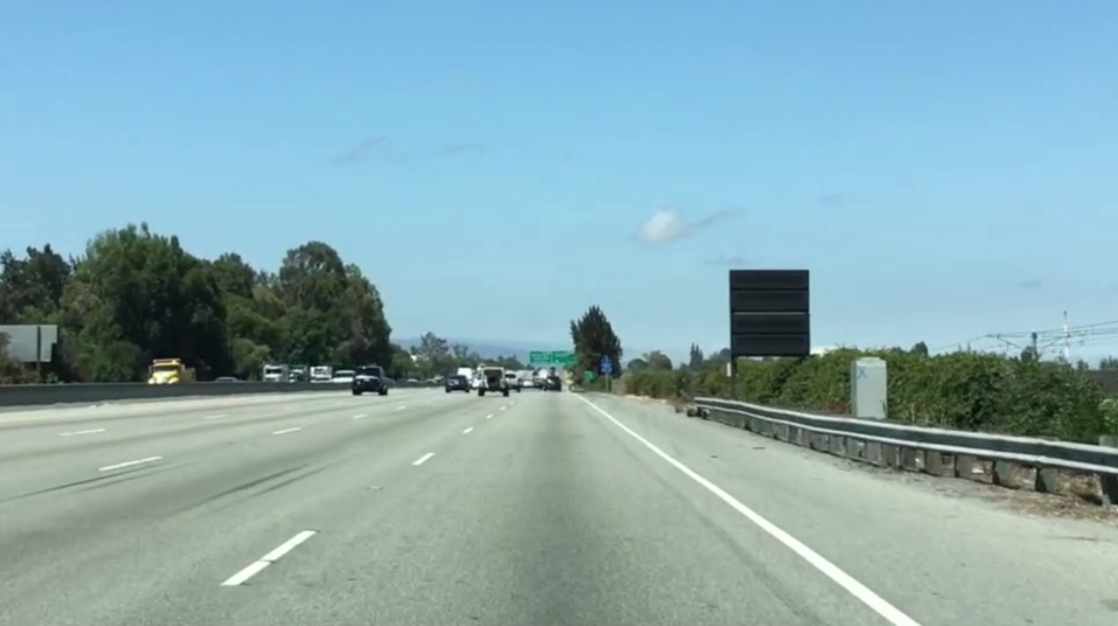
#> input picture autonomous_driving/Basic-LaneLines-detection/lane_detection_image/test.png, 1118 x 626 px
$ python color_selection_test.py
#> lines starting #> are read from the running program, lines starting #| are printed output that depends on the picture; after the words box and inside, x2 and y2 are one past the last pixel; in counts of white or black regions, pixels touching at a corner belong together
import matplotlib.pyplot as plt
import matplotlib.image as mpimg
import numpy as np

# Read in the image and print out some stats
image = mpimg.imread('test.png')
#> image is the input picture: shape (626, 1118, 4) float32; mean R, G, B, A 0.534, 0.669, 0.698, 1
image = image[:,:,:-1];
#> image: shape (626, 1118, 3) float32
print('This image is: ', type(image),
         'with dimensions:', image.shape)
#| This image is:  <class 'numpy.ndarray'> with dimensions: (626, 1118, 3)

# Grab the x and y size and make a copy of the image
ysize = image.shape[0]
#> ysize = 626
xsize = image.shape[1]
#> xsize = 1118
# Note: always make a copy rather than simply using "="
color_select = np.copy(image)

#color selection criteria
red_threshold = 200/255
green_threshold = 200/255
blue_threshold = 200/255
rgb_threshold = [red_threshold, green_threshold, blue_threshold]

# Identify pixels below the threshold
thresholds = (image[:,:,0] < rgb_threshold[0]) | (image[:,:,1] < rgb_threshold[1]) | (image[:,:,2] < rgb_threshold[2])
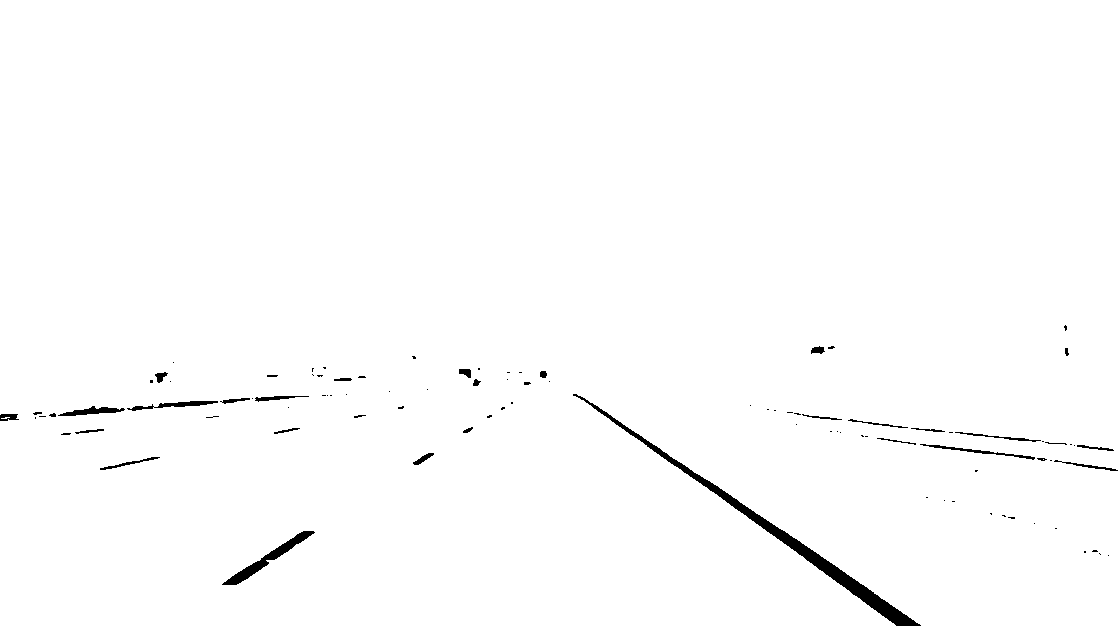
#> thresholds: shape (626, 1118) bool; 99% white; 95 black regions (63 under 20 px), largest, box (x1, y1, x2, y2) and area: (573, 394, 921, 626) 3372, (222, 531, 315, 585) 842, (127, 401, 218, 411) 319
color_select[thresholds] = [0,0,0]
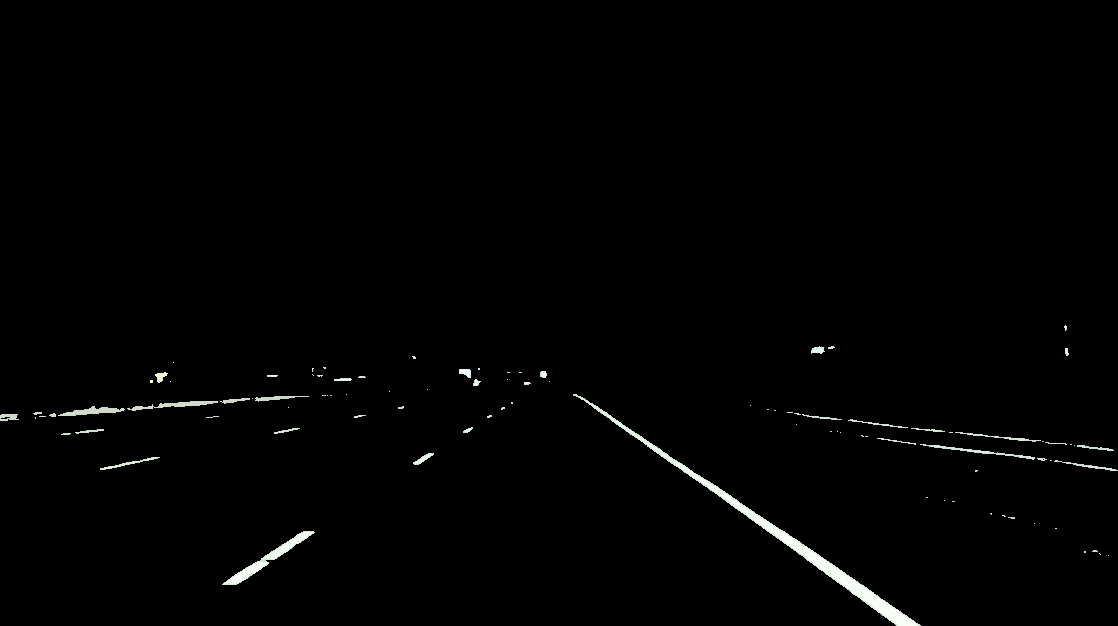
#> color_select: shape (626, 1118, 3) float32; mean R, G, B 0.0092, 0.00962, 0.00921

# Display the image
plt.imshow(color_select)
plt.show()

$ run again, with autonomous_driving/Basic-LaneLines-detection/lane_detection_image/exit-ramp.jpg saved as autonomous_driving/Basic-LaneLines-detection/lane_detection_image/test.png
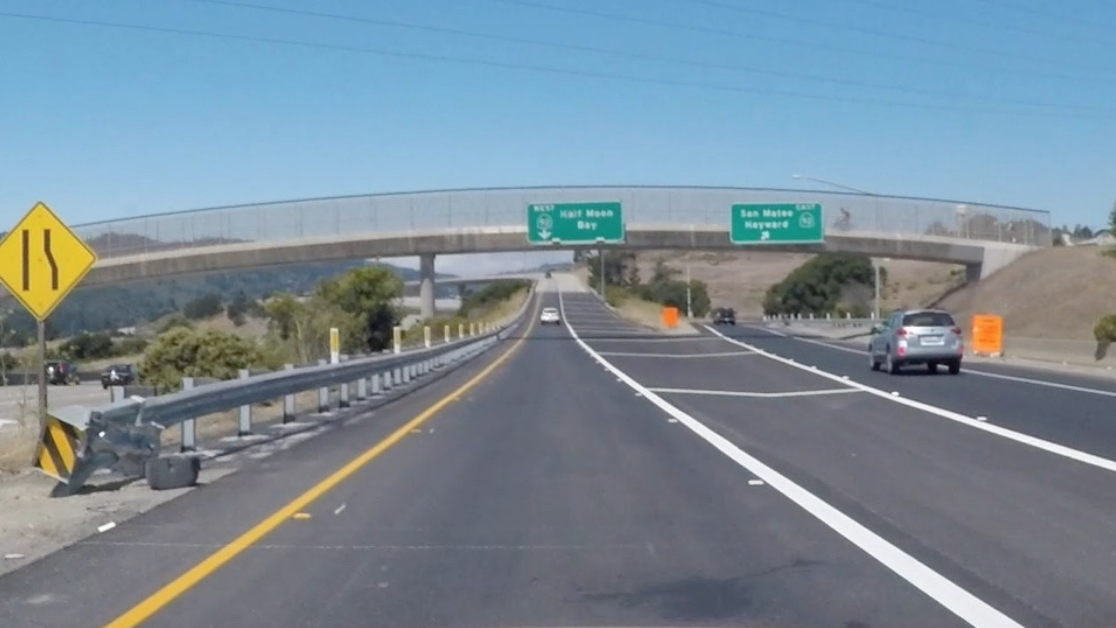
#> input picture autonomous_driving/Basic-LaneLines-detection/lane_detection_image/exit-ramp.jpg, 1116 x 628 px
#> image is the input picture: shape (628, 1116, 4) float32; mean R, G, B, A 0.479, 0.549, 0.598, 1
#> image: shape (628, 1116, 3) float32
#| This image is:  <class 'numpy.ndarray'> with dimensions: (628, 1116, 3)
#> `thresholds = (image[:,:,0] < rgb_threshold[0]) | (image[:,:,1] < rgb_t..`:
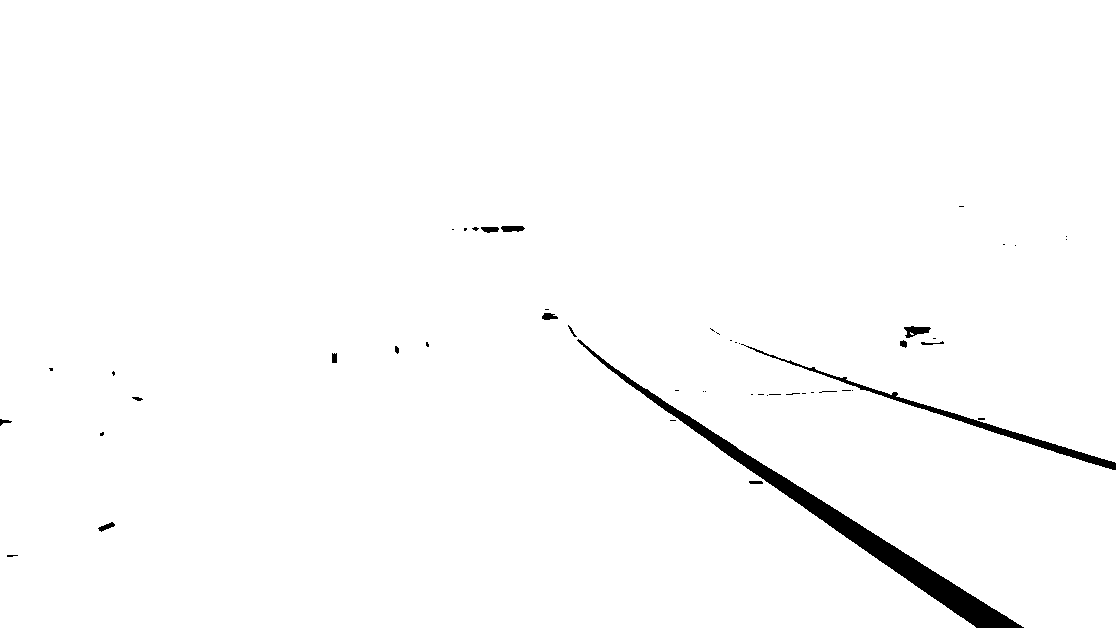
#> thresholds: shape (628, 1116) bool; 98.5% white; 50 black regions (35 under 20 px), largest, box (x1, y1, x2, y2) and area: (577, 339, 1024, 628) 7243, (741, 344, 1116, 470) 1928, (904, 326, 931, 338) 189
#> `color_select[thresholds] = [0,0,0]`:
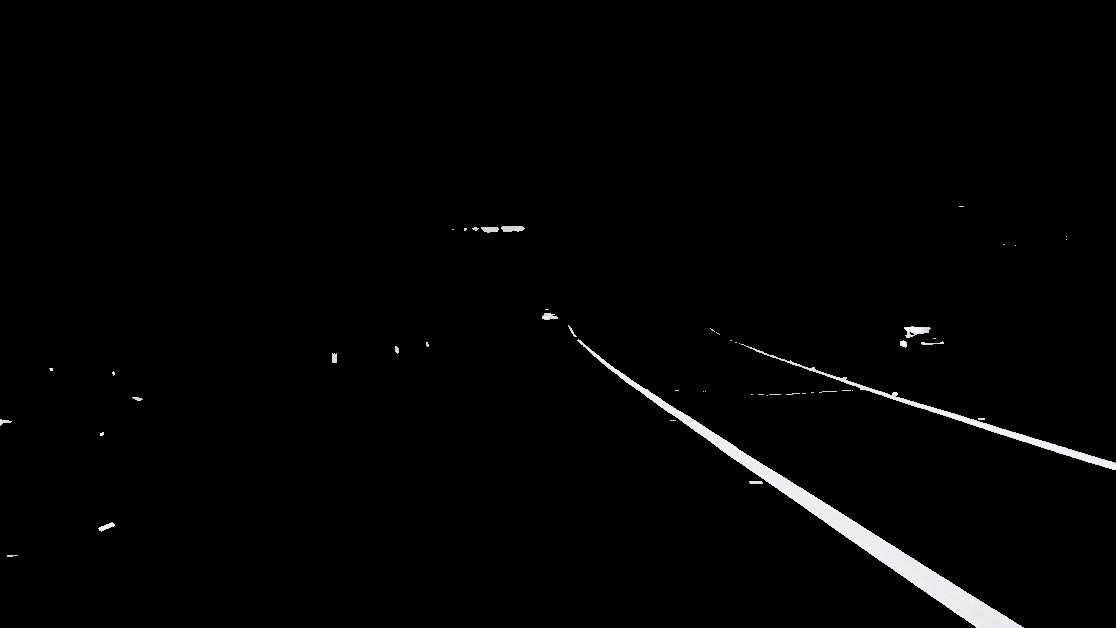
#> color_select: shape (628, 1116, 3) float32; mean R, G, B 0.0133, 0.0134, 0.0136
